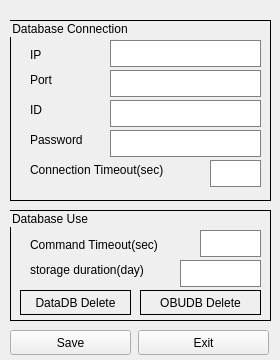
<?xml version="1.0" encoding="UTF-8"?>
<ui version="4.0">
 <class>DatabaseDlg</class>
 <widget class="QDialog" name="DatabaseDlg">
  <property name="geometry">
   <rect>
    <x>0</x>
    <y>0</y>
    <width>280</width>
    <height>360</height>
   </rect>
  </property>
  <property name="windowTitle">
   <string>Dialog</string>
  </property>
  <widget class="QGroupBox" name="groupBox_7">
   <property name="geometry">
    <rect>
     <x>10</x>
     <y>20</y>
     <width>261</width>
     <height>181</height>
    </rect>
   </property>
   <property name="styleSheet">
    <string notr="true">border : 1px  solid #000;</string>
   </property>
   <property name="title">
    <string>Database Connection</string>
   </property>
   <widget class="QLabel" name="label_62">
    <property name="geometry">
     <rect>
      <x>20</x>
      <y>50</y>
      <width>71</width>
      <height>20</height>
     </rect>
    </property>
    <property name="styleSheet">
     <string notr="true">border: 1px;
</string>
    </property>
    <property name="text">
     <string>Port</string>
    </property>
   </widget>
   <widget class="QLineEdit" name="lePort">
    <property name="geometry">
     <rect>
      <x>100</x>
      <y>50</y>
      <width>151</width>
      <height>27</height>
     </rect>
    </property>
    <property name="styleSheet">
     <string notr="true">border: 1px solid gray;
</string>
    </property>
   </widget>
   <widget class="QLineEdit" name="leIP">
    <property name="geometry">
     <rect>
      <x>100</x>
      <y>20</y>
      <width>151</width>
      <height>27</height>
     </rect>
    </property>
    <property name="styleSheet">
     <string notr="true">border: 1px solid gray;
</string>
    </property>
   </widget>
   <widget class="QLabel" name="label_63">
    <property name="geometry">
     <rect>
      <x>20</x>
      <y>25</y>
      <width>71</width>
      <height>20</height>
     </rect>
    </property>
    <property name="styleSheet">
     <string notr="true">border: 1px;
</string>
    </property>
    <property name="text">
     <string>IP</string>
    </property>
   </widget>
   <widget class="QLabel" name="label_64">
    <property name="geometry">
     <rect>
      <x>20</x>
      <y>80</y>
      <width>71</width>
      <height>20</height>
     </rect>
    </property>
    <property name="styleSheet">
     <string notr="true">border: 1px;
</string>
    </property>
    <property name="text">
     <string>ID</string>
    </property>
   </widget>
   <widget class="QLineEdit" name="leUserID">
    <property name="geometry">
     <rect>
      <x>100</x>
      <y>80</y>
      <width>151</width>
      <height>27</height>
     </rect>
    </property>
    <property name="styleSheet">
     <string notr="true">border: 1px solid gray;
</string>
    </property>
   </widget>
   <widget class="QLabel" name="label_65">
    <property name="geometry">
     <rect>
      <x>20</x>
      <y>110</y>
      <width>71</width>
      <height>20</height>
     </rect>
    </property>
    <property name="styleSheet">
     <string notr="true">border: 1px;
</string>
    </property>
    <property name="text">
     <string>Password</string>
    </property>
   </widget>
   <widget class="QLineEdit" name="lePassword">
    <property name="geometry">
     <rect>
      <x>100</x>
      <y>110</y>
      <width>151</width>
      <height>27</height>
     </rect>
    </property>
    <property name="styleSheet">
     <string notr="true">border: 1px solid gray;
</string>
    </property>
   </widget>
   <widget class="QLabel" name="label_69">
    <property name="geometry">
     <rect>
      <x>20</x>
      <y>140</y>
      <width>171</width>
      <height>20</height>
     </rect>
    </property>
    <property name="styleSheet">
     <string notr="true">border: 1px;
</string>
    </property>
    <property name="text">
     <string>Connection Timeout(sec)</string>
    </property>
   </widget>
   <widget class="QLineEdit" name="leConnectionTimeout">
    <property name="geometry">
     <rect>
      <x>200</x>
      <y>140</y>
      <width>51</width>
      <height>27</height>
     </rect>
    </property>
    <property name="styleSheet">
     <string notr="true">border: 1px solid gray;
</string>
    </property>
   </widget>
  </widget>
  <widget class="QGroupBox" name="groupBox_8">
   <property name="geometry">
    <rect>
     <x>10</x>
     <y>210</y>
     <width>261</width>
     <height>111</height>
    </rect>
   </property>
   <property name="styleSheet">
    <string notr="true">border : 1px  solid #000;</string>
   </property>
   <property name="title">
    <string>Database Use</string>
   </property>
   <widget class="QLabel" name="label_66">
    <property name="geometry">
     <rect>
      <x>20</x>
      <y>50</y>
      <width>151</width>
      <height>20</height>
     </rect>
    </property>
    <property name="styleSheet">
     <string notr="true">border: 1px;
</string>
    </property>
    <property name="text">
     <string>storage duration(day)</string>
    </property>
   </widget>
   <widget class="QLineEdit" name="leStorageDuration">
    <property name="geometry">
     <rect>
      <x>170</x>
      <y>50</y>
      <width>81</width>
      <height>27</height>
     </rect>
    </property>
    <property name="styleSheet">
     <string notr="true">border: 1px solid gray;
</string>
    </property>
   </widget>
   <widget class="QLineEdit" name="leCommandTimeout">
    <property name="geometry">
     <rect>
      <x>190</x>
      <y>20</y>
      <width>61</width>
      <height>27</height>
     </rect>
    </property>
    <property name="styleSheet">
     <string notr="true">border: 1px solid gray;
</string>
    </property>
   </widget>
   <widget class="QLabel" name="label_67">
    <property name="geometry">
     <rect>
      <x>20</x>
      <y>25</y>
      <width>171</width>
      <height>20</height>
     </rect>
    </property>
    <property name="styleSheet">
     <string notr="true">border: 1px;
</string>
    </property>
    <property name="text">
     <string>Command Timeout(sec)</string>
    </property>
   </widget>
   <widget class="QPushButton" name="btnOBUDBDelete">
    <property name="geometry">
     <rect>
      <x>130</x>
      <y>80</y>
      <width>121</width>
      <height>25</height>
     </rect>
    </property>
    <property name="text">
     <string>OBUDB Delete</string>
    </property>
   </widget>
   <widget class="QPushButton" name="btnDBDelete">
    <property name="geometry">
     <rect>
      <x>10</x>
      <y>80</y>
      <width>111</width>
      <height>25</height>
     </rect>
    </property>
    <property name="text">
     <string>DataDB Delete</string>
    </property>
   </widget>
  </widget>
  <widget class="QPushButton" name="btnSave">
   <property name="geometry">
    <rect>
     <x>10</x>
     <y>330</y>
     <width>121</width>
     <height>25</height>
    </rect>
   </property>
   <property name="text">
    <string>Save</string>
   </property>
  </widget>
  <widget class="QPushButton" name="btnCancel">
   <property name="geometry">
    <rect>
     <x>138</x>
     <y>330</y>
     <width>131</width>
     <height>25</height>
    </rect>
   </property>
   <property name="text">
    <string>Exit</string>
   </property>
  </widget>
 </widget>
 <resources/>
 <connections/>
</ui>
